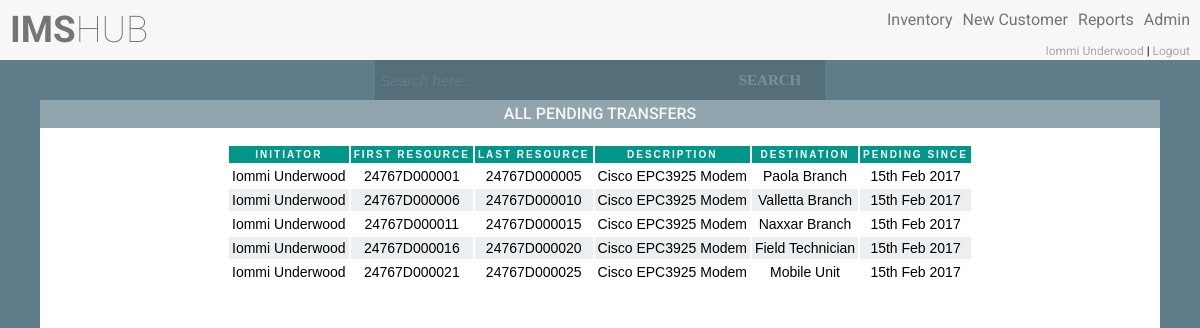
The page /main.php (signed in) on the database as committed earlier.
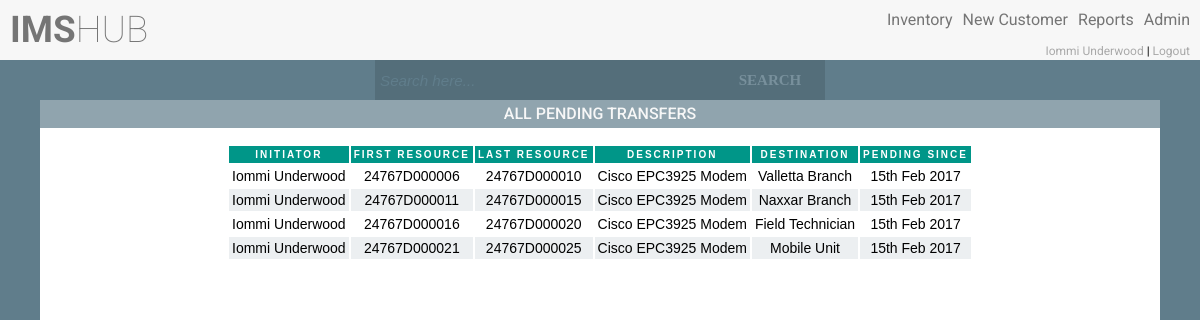
The same page on the database as committed later.
### tables this page shows
CREATE TABLE `users` (
  `uid` int(11) NOT NULL AUTO_INCREMENT,
  `name` varchar(50) NOT NULL,
  `surname` varchar(50) NOT NULL,
  `email` varchar(50) NOT NULL,
  `username` varchar(30) NOT NULL,
  `password` varchar(100) NOT NULL,
  `salt` varchar(32) NOT NULL,
  `user_type_id` int(11) NOT NULL,
  `user_status_id` int(11) NOT NULL,
  `resource_location_id` int(11) DEFAULT NULL,
  PRIMARY KEY (`uid`),
  UNIQUE KEY `uq_email` (`email`),
  UNIQUE KEY `uq_username` (`username`),
  KEY `fk_user_type_id` (`user_type_id`),
  KEY `fk_user_status_id` (`user_status_id`),
  CONSTRAINT `fk_user_status_id` FOREIGN KEY (`user_status_id`) REFERENCES `user_statuses` (`user_status_id`),
  CONSTRAINT `fk_user_type_id` FOREIGN KEY (`user_type_id`) REFERENCES `user_types` (`user_type_id`)
);

CREATE TABLE `inventory_transfers` (
  `transfer_id` int(11) NOT NULL AUTO_INCREMENT,
  `creation_uid` int(11) NOT NULL,
  `closing_uid` int(11) DEFAULT NULL,
  `from_resource` varchar(50) NOT NULL,
  `to_resource` varchar(50) NOT NULL,
  `description` varchar(100) NOT NULL,
  `from_location` varchar(50) NOT NULL,
  `to_location` varchar(50) NOT NULL,
  `status_id` int(11) NOT NULL,
  `timestamp` timestamp NOT NULL DEFAULT CURRENT_TIMESTAMP ON UPDATE CURRENT_TIMESTAMP,
  PRIMARY KEY (`transfer_id`),
  KEY `fk_inventory_transfers_statuses_idx` (`status_id`),
  CONSTRAINT `fk_inventory_transfers_statuses` FOREIGN KEY (`status_id`) REFERENCES `inventory_transfers_statuses` (`status_id`) ON DELETE NO ACTION ON UPDATE NO ACTION
);

CREATE TABLE `resource_locations` (
  `resource_location_id` int(11) NOT NULL AUTO_INCREMENT,
  `resource_location_name` varchar(50) NOT NULL,
  `resource_location_description` varchar(200) NOT NULL,
  `resource_location_type_id` int(11) NOT NULL,
  PRIMARY KEY (`resource_location_id`),
  UNIQUE KEY `uq_resource_location_name` (`resource_location_name`),
  UNIQUE KEY `uq_resource_location_description` (`resource_location_description`),
  KEY `fk_resource_location_type_id` (`resource_location_type_id`),
  CONSTRAINT `fk_resource_location_type_id` FOREIGN KEY (`resource_location_type_id`) REFERENCES `resource_location_types` (`resource_location_type_id`)
);

### classes/config.php (called while the page is built)
<?php
class config
{
    public static function get($path = null)
    {
        if ($path) {
            $config = $GLOBALS['config'];
            $path = explode('/', $path);
            foreach ($path as $bit) {
                if (isset($config[$bit])) {
                    $config = $config[$bit];
                }
            }
            return $config;
        }
        return false;
    }
}

### classes/db.php (called while the page is built, shortened)
<?php
class db
{
    private static $_instance = null;
    private $_pdo,
            $_query,
            $_error = false,
            $_results,
            $_count = 0;
    private function __construct()
    {
        try {
            $this->_pdo = new PDO('mysql:host=' . config::get('mysql/host') . ';dbname=' . config::get('mysql/db'), config::get('mysql/username'), config::get('mysql/password'));
        } catch (PDOException $e) {
            die($e->getMessage());
        }
    }
    public static function getInstance()
    {
        if (!isset(self::$_instance)) {
            self::$_instance = new db();
        }
        return self::$_instance;
    }
    public function query($sql, $params = array())
    {
        $this->_error = false;
        if ($this->_query = $this->_pdo->prepare($sql)) {
            $x = 1;
            if (count($params)) {
                foreach ($params as $param) {
                    $this->_query->bindValue($x, $param);
                    $x++;
                }
            }
            if ($this->_query->execute()) {
                $this->_results = $this->_query->fetchAll(PDO::FETCH_OBJ);
                $this->_count = $this->_query->rowCount();
            } else {
                $this->_error = true;
            }
        }
        return $this;
    }
    public function action($action, $table, $where = array()){
        if (count($where) === 3) {
            $operators = array('=', '>', '<', '>=', '<=');
            $field      = $where[0];
            $operator   = $where[1];
            $value      = $where[2];
            if (in_array($operator, $operators)) {
                $sql = "{$action} from {$table} where {$field} {$operator} ?";
                if (!$this->query($sql, array($value))->error()) {
                    return $this;
                }
            }
        }
        return false;
    }
    public function get($table, $where){
        return $this->action('select *', $table, $where);
    }
    public function results()
    {
        return $this->_results;
    }
    public function first(){
        return $this->results()[0];
    }
    public function error()
    {
        return $this->_error;
    }
    public function count()
    {
        return $this->_count;
    }
}

### Classes/user.php (called while the page is built, shortened)
<?php
class user
{
    private $_db,
            $_data,
            $_sessionName,
            $_cookieName,
            $_isLoggedIn,
            $_profile,
            $_usersList;
    public function __construct($user = null){
        $this->_db = db::getInstance();
        $this->_sessionName = config::get('session/session_name');
        if (!$user){
            if (session::exists($this->_sessionName)){
                $user = session::get($this->_sessionName);
                if ($this->find($user)){
                    $this->_isLoggedIn = true;
                } else {
                }
            }
        } else {
            $this->find($user);
        }
    }
    public function find($user = null){
        if ($user) {
            $field = (is_numeric($user)) ? 'uid' : 'username';
            $data = $this->_db->get('users', array($field, '=', $user));
            if ($data->count()){
                $this->_data = $data->first();
                return true;
            }
        }
        return false;
    }
    public function hasPermission($key){
        $type = $this->_db->get('user_types', array('user_type_id', '=', $this->data()->user_type_id));
        if ($type->count()){
            $permissions = json_decode($type->first()->user_permissions, true);
            if (isset($permissions[$key]) == true){
                return true;
            }
        }
        return false;
    }
    public function data(){
        return $this->_data;
    }
    public function isLoggedIn(){
        return $this->_isLoggedIn;
    }
}

### classes/session.php (called while the page is built, shortened)
<?php
class session
{
    public static function exists($name){
        return (isset($_SESSION[$name])) ? true : false;
    }
    public static function get($name){
        return $_SESSION[$name];
    }
}

### functions/sanitize.php (called while the page is built)
<?php
function escape($string){
    return htmlentities($string, ENT_QUOTES, 'UTF-8');
}

### classes/inventory.php (the view, shortened to what the rows shown need)
<?php
class inventory
{
    private $_db,
        $_data;
    public function __construct($user = null)
    {
        $this->_db = db::getInstance();
    }
            ?>
            <?php
    public function showAllPendingTransfers (){
        $sql = "SELECT
                concat(u.name, ' ' , u.surname) as full_name,
                it.from_resource,
                it.to_resource,
                it.description,
                rl.resource_location_name,
                date_format(it.timestamp,'%D %b %Y') as pending_since
                FROM ims.inventory_transfers it
                    inner join
                    ims.users u on it.creation_uid = u.uid
                    inner join
                    ims.resource_locations rl on it.to_location = rl.resource_location_id
                    inner join
                    ims.inventory_transfers_statuses its on it.status_id = its.status_id
                    where it.status_id = 1";
        $get = $this->_db->query($sql);
        if (!$get->count()) {
        } else {
            ?>
            <div class="separator">
                <h2>All Pending Transfers</h2>
            </div>
            <div class="center-table">
                <table>
                    <tr>
                        <th>Initiator</th>
                        <th>First Resource</th>
                        <th>Last Resource</th>
                        <th>Description</th>
                        <th>Destination</th>
                        <th>Pending Since</th>
                    </tr>
                    <?php
                    foreach ($get->results() as $t) {
                        $initiator = escape($t->full_name);
                        $firstResource = escape($t->from_resource);
                        $lastResource = escape($t->to_resource);
                        $description = escape($t->description);
                        $arrivingFrom = escape($t->resource_location_name);
                        $pendingSince = escape($t->pending_since);
                        echo '<tr>';
                        echo '<td>' . $initiator . '</td>';
                        echo '<td>' . $firstResource . '</td>';
                        echo '<td>' . $lastResource . '</td>';
                        echo '<td>' . $description . '</td>';
                        echo '<td>' . $arrivingFrom . '</td>';
                        echo '<td>' . $pendingSince . '</td>';
                        echo '</tr>';
                    }
                    ?>
                </table>
            </div>
            <?php
        }
    }
}

### header.php (shortened to what the rows shown need)
<?php
$user = new user();
if ($user->isLoggedIn()) {
    $name = escape($user->data()->name);
    $surname = escape($user->data()->surname);
    ?>
    <!DOCTYPE html>
    <html>
    <head>
        <link rel='stylesheet prefetch'
              href='http://ajax.googleapis.com/ajax/libs/jqueryui/1.11.2/themes/smoothness/jquery-ui.css'>
        <link rel="stylesheet" href="//code.jquery.com/ui/1.12.1/themes/base/jquery-ui.css">
        <link rel="stylesheet" href="css/style.css">
    </head>
    <body>
    <div class="width-height">
        <div class="fixheader">
            <div class="header">
                <div class="logo">
                    <?php
                    if ($user->hasPermission('access') || $user->hasPermission('allAccess')) {
                        echo '<h1 class="header-heading"><a href="main.php"><strong>IMS</strong>HUB</a></h1>';
                    }
                    ?>
                </div>
                <div class="menu">
                    <ul class="nav">
                        <?php
                        if ($user->hasPermission('access') || $user->hasPermission('allAccess')) {
                            echo '<br><div  class="user">
                                    <a href="profile.php">' . $name . ' ' . $surname . '</a>
                                    |
                                    <a href="logout.php">Logout</a>
                                  </div>';
                        }
                        ?>
                    </ul>
                </div>
            </div>
        </div>
    </body>
    </html>
    <?php
} else {
    $hash = new hash();
    redirect::to('index.php?' . hash::sha256('nologin' . $hash->getSalt()));
}
?>

Rows that differ between the two databases and show on the page:
no longer on this page (row edited): inventory_transfers: initiator "Iommi Underwood", from_resource "24767D000001", to_resource "24767D000005", description "Cisco EPC3925 Modem", resource_locations.resource_location_name "Paola Branch", pendingSince "15th Feb 2017"
